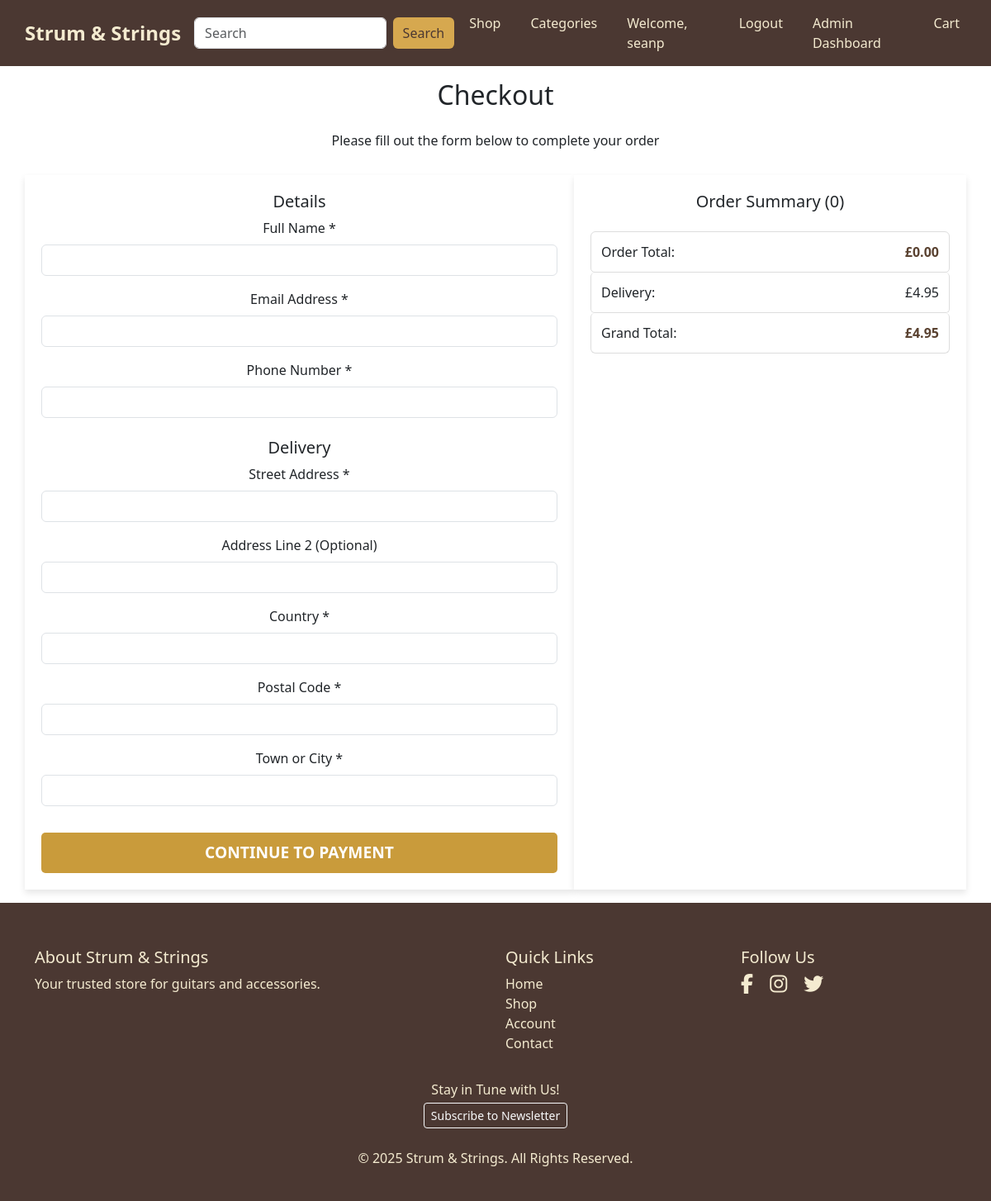
Before: /cart/checkout/ (signed in) with the older database file.
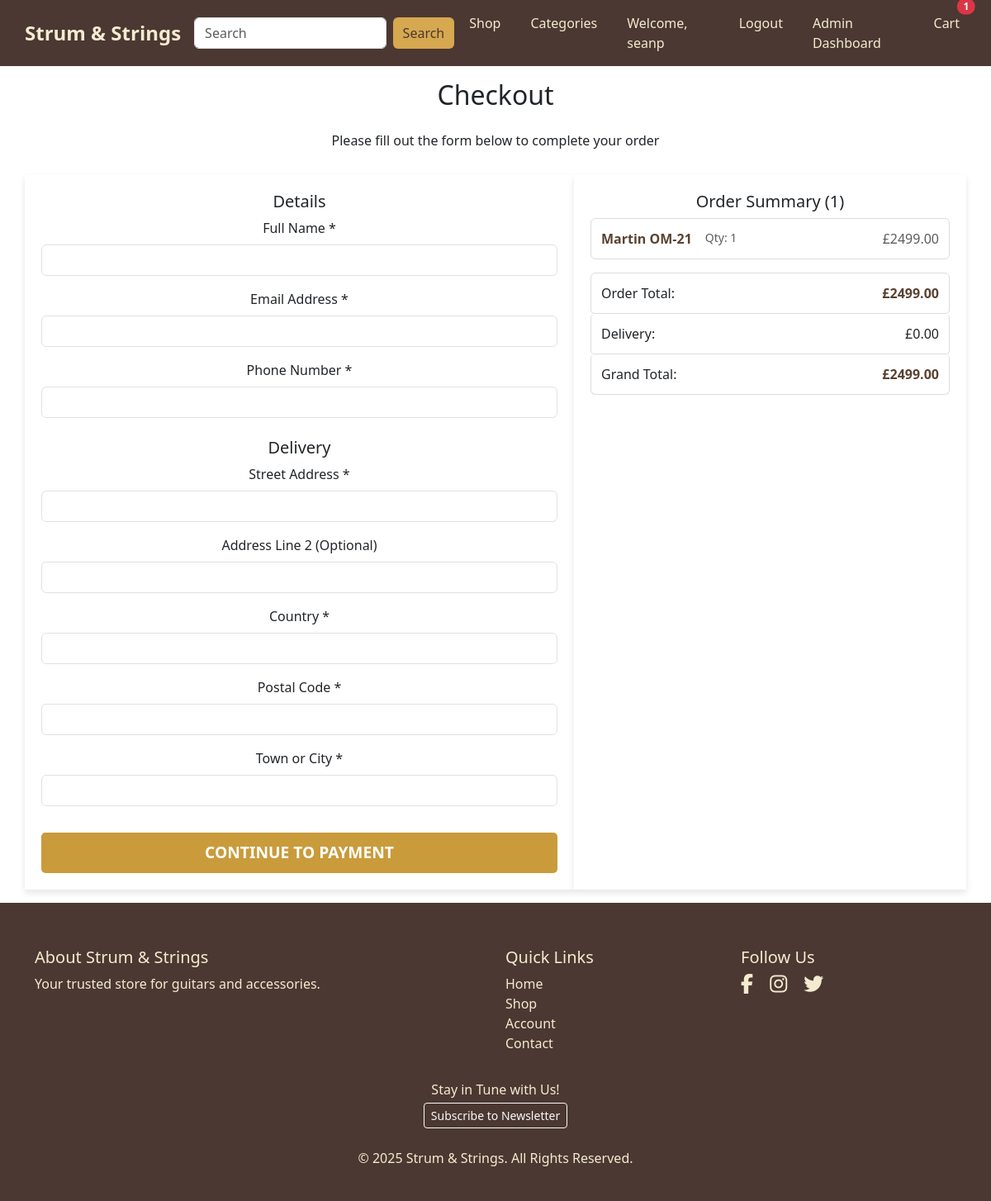
After: the same page with the newer database file.
### cart/models.py (models this page shows, shortened)
class CartItem(models.Model):
    user = models.ForeignKey(User, on_delete=models.CASCADE)
    product = models.ForeignKey(Product, on_delete=models.CASCADE)
    quantity = models.PositiveIntegerField(default=1)
    added_on = models.DateTimeField(auto_now_add=True)

### products/models.py (models this page shows, shortened)
class Product(models.Model):
    name = models.CharField(max_length=200)
    brand = models.CharField(
        max_length=100,
        help_text="e.g. Gibson, Martin, Yamaha, Fender, etc.",
        default="Unknown",
    )
    category = models.ForeignKey(
        Category,
        on_delete=models.CASCADE,
        related_name='products'
    )
    model = models.CharField(
        max_length=100,
        help_text="e.g. Stratocaster, Les Paul, Dreadnought, etc."
    )
    image = CloudinaryField(
        "image",
        blank=True,
        null=True,
        help_text="Upload product image to Cloudinary."
    )
    short_description = models.TextField(blank=True)
    price = models.DecimalField(
        max_digits=8,
        decimal_places=2,
        default=0.00,
        help_text="Price in GBP (e.g. 499.99)"
    )

### cart/views.py (the view, shortened to what this page needs)
# urls.py: path('checkout/', views.checkout, name='checkout'),
@login_required
def checkout(request):
    cart_items = CartItem.objects.filter(user=request.user)
    for item in cart_items:
        item.subtotal = item.product.price * item.quantity
    total = sum(item.subtotal for item in cart_items)
    delivery_fee = Decimal('0.00')
    free_delivery_threshold = Decimal('50.00')
    if total < free_delivery_threshold:
        delivery_fee = Decimal('4.95')
    grand_total = total + delivery_fee
    return render(request, 'cart/checkout.html', {
        'cart_items': cart_items,
        'total': total,
        'delivery_fee': delivery_fee,
        'grand_total': grand_total,
        'stripe_public_key': settings.STRIPE_PUBLIC_KEY,
    })

### cart/context_processors.py (called while the page is built)
def cart_item_count(request):
    if request.user.is_authenticated:
        count = CartItem.objects.filter(user=request.user).count()
    else:
        count = 0
    return {'cart_item_count': count}

### cart/templates/cart/checkout.html (shortened to what this page needs)
{% extends 'base.html' %}
{% load static %}
{% block extra_css %}
{{ block.super }}
  <link rel="stylesheet" href="{% static 'cart/css/cart.css' %}">
{% endblock %}
{% block main_class %}container py-5 mt-5{% endblock %}
{% block content %}
<h2 class="mb-4">Checkout</h2>
<p class="mb-4">Please fill out the form below to complete your order</p>
<div class="row">
  <div class="col-md-7">
    <form method="post" id="checkout-form">
      <h5>Details</h5>
      <div class="mb-3">
        <label for="full_name" class="form-label">Full Name *</label>
        <input type="text" class="form-control" id="full_name" name="full_name" required>
      </div>
      <div class="mb-3">
        <label for="email" class="form-label">Email Address *</label>
        <input type="email" class="form-control" id="email" name="email" required>
      </div>
      <div class="mb-3">
        <label for="phone" class="form-label">Phone Number *</label>
        <input type="text" class="form-control" id="phone" name="phone" required>
      </div>
      <h5 class="mt-4">Delivery</h5>
      <div class="mb-3">
        <label for="street_address1" class="form-label">Street Address *</label>
        <input type="text" class="form-control" id="street_address1" name="street_address1" required>
      </div>
      <div class="mb-3">
        <label for="street_address2" class="form-label">Address Line 2 (Optional)</label>
        <input type="text" class="form-control" id="street_address2" name="street_address2">
      </div>
      <div class="mb-3">
        <label for="country" class="form-label">Country *</label>
        <input type="text" class="form-control" id="country" name="country" required>
      </div>
      <div class="mb-3">
        <label for="postal_code" class="form-label">Postal Code *</label>
        <input type="text" class="form-control" id="postal_code" name="postal_code" required>
      </div>
      <div class="mb-3">
        <label for="town_or_city" class="form-label">Town or City *</label>
        <input type="text" class="form-control" id="town_or_city" name="town_or_city" required>
      </div>
      <button type="submit" class="btn btn-primary mt-3">
        Continue to Payment
      </button>
    </form>
  </div>
  <div class="col-md-5">
    <h5>Order Summary ({{ cart_items|length }})</h5>
    <ul class="list-group mb-3">
      {% for item in cart_items %}
      <li class="list-group-item d-flex justify-content-between align-items-center">
        <div class="d-flex flex-column">
          <div class="d-flex justify-content-between">
            <strong>{{ item.product.name }}</strong>
            <small class="text-muted ms-3">Qty: {{ item.quantity }}</small>
          </div>
        </div>
        <span class="text-muted">£{{ item.subtotal|floatformat:2 }}</span>
      </li>
      {% endfor %}
    </ul>
    <ul class="list-group">
      <li class="list-group-item d-flex justify-content-between">
        <span>Order Total:</span>
        <strong>£{{ total|floatformat:2 }}</strong>
      </li>
      <li class="list-group-item d-flex justify-content-between">
        <span>Delivery:</span>
        <span>£{{ delivery_fee|floatformat:2 }}</span>
      </li>
      <li class="list-group-item d-flex justify-content-between">
        <span>Grand Total:</span>
        <strong>£{{ grand_total|floatformat:2 }}</strong>
      </li>
    </ul>
  </div>
</div>
{% endblock %}

### templates/base.html (shortened to what the changed rows need)
{% load static %}
<!DOCTYPE html>
<html lang="en">
  <head>
    {% block corecss %}
    <link
      rel="stylesheet"
      href="https://cdn.jsdelivr.net/npm/bootstrap@5.3.0/dist/css/bootstrap.min.css"
    />
    <link
      rel="stylesheet"
      href="https://cdnjs.cloudflare.com/ajax/libs/font-awesome/6.4.2/css/all.min.css"
    />
    {% endblock %} {% block extra_css %}
    <link rel="stylesheet" href="{% static 'css/base.css' %}" />
    {% endblock %}
  </head>
  <body>
    <div class="wrapper d-flex flex-column">
      <header class="fixed-top">
        <nav class="navbar navbar-expand-lg navbar-dark container-fluid">
          <div class="collapse navbar-collapse" id="navbarNav">
            <ul
              class="navbar-nav ms-auto list-inline list-unstyled"
              id="nav-links-one"
            >
              <li class="nav-item">
                <a
                  class="nav-link position-relative"
                  href="{% url 'cart:view_cart' %}"
                >
                  Cart {% if cart_item_count > 0 %}
                  <span
                    class="position-absolute top-0 start-100 translate-middle badge rounded-pill bg-danger"
                  >
                    {{ cart_item_count }}
                  </span>
                  {% endif %}
                </a>
              </li>
            </ul>
          </div>
        </nav>
      </header>
      <main class="{% block main_class %}flex-grow-1{% endblock %}">
        {% block content %}{% endblock %}
      </main>
    </div>
  </body>
</html>

Changed rows visible on the page:
added CartItem: product.name "Martin OM-21", quantity "1", subtotal "2499.00"
Other visible differences:
{{ cart_item_count }}: (not shown) → "1"
{{ cart_items|length }}: "0" → "1"
{{ total|floatformat:2 }}: "0.00" → "2499.00"
{{ delivery_fee|floatformat:2 }}: "4.95" → "0.00"
{{ grand_total|floatformat:2 }}: "4.95" → "2499.00"
